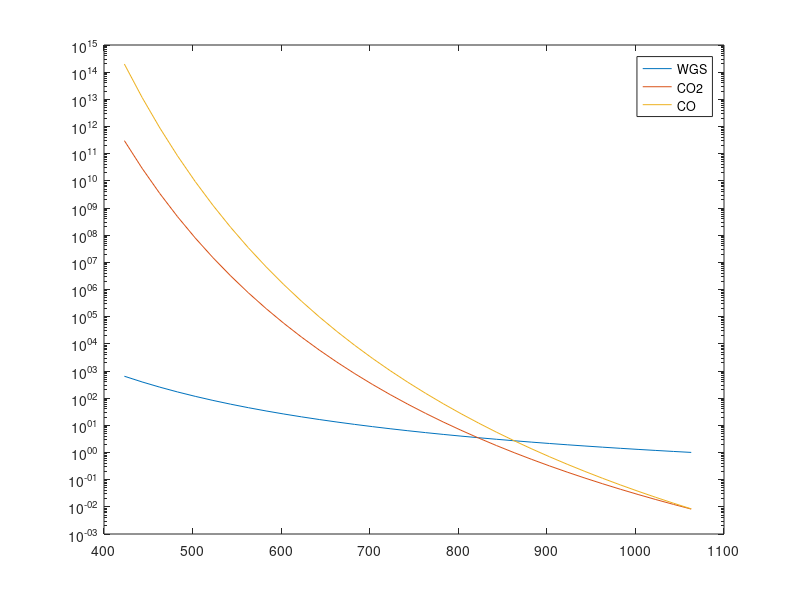

The MATLAB source for this figure:
T=423:20:1073;
Kwgs=1.412e-2.*exp(37720/8.314./T);
Kco2=1.11e11*exp(-182400/8.314./T);
Kco=7.846e12*exp(-220200/8.314./T);
set(gca, 'YScale', 'log');
semilogy(T,Kwgs);
hold on
semilogy(T,1./Kco2);
hold on
semilogy(T,1./Kco);
hold off
legend('WGS','CO2','CO');